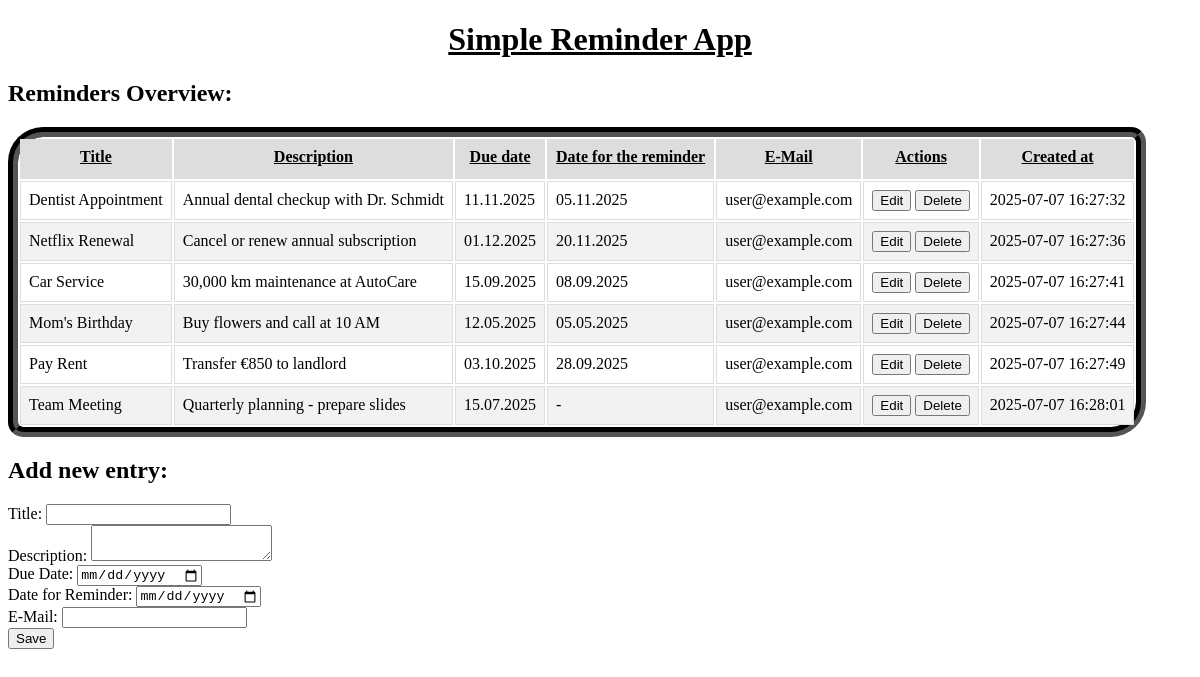
The page / on the database its author committed.
### tables this page shows
CREATE TABLE `reminders` (
  `id` int(11) NOT NULL,
  `title` varchar(150) NOT NULL,
  `description` text DEFAULT NULL,
  `due_date` datetime DEFAULT NULL,
  `reminder_date` date DEFAULT NULL,
  `email` varchar(100) DEFAULT NULL,
  `created_at` timestamp NULL DEFAULT current_timestamp()
);

### public/index.php (the view, shortened to what this page needs)
<?php
require __DIR__ . "/../private/db.inc.php";
$reminders = $pdo->query("SELECT * FROM reminders ORDER BY id ASC");
?>
<!DOCTYPE html>
<html lang="en">
<head>
    <link rel="stylesheet" type="text/css" href="styles.css">
</head>
<body>
    <h1><u>Simple Reminder App</u></h1>
    <table id="overview">
        <thead>
            <tr>
                <th>Title</th>
                <th>Description</th>
                <th>Due date</th>
                <th>Date for the reminder</th>
                <th>E-Mail</th>
                <th>Actions</th>
                <th>Created at</th>
            </tr>
        </thead>
        <tbody>
             <?php
             foreach ($reminders as $reminder): ?>
            <tr>
                <td><?= htmlspecialchars($reminder['title']) ?></td>
                <td><?= htmlspecialchars($reminder['description']) ?></td>
                <td><?= $reminder['due_date'] ? date('d.m.Y', strtotime($reminder['due_date'])) : '-' ?></td>
                <td><?= $reminder['reminder_date'] ? date('d.m.Y', strtotime($reminder['reminder_date'])) : '-' ?></td>
                <td><?= htmlspecialchars($reminder['email']) ?></td>
                <td>
                    <form method="post">
                        <button type="submit" name="edit">Edit</button>
                        <button type="submit" name="delete">Delete</button>
                    </form>
                <td><?= date($reminder['created_at']) ?></td>
                </td>
            </tr>
            <?php endforeach; ?>
        </tbody>
        <h2>Reminders Overview:</h2>
    </table>
    <?php require ("input_form.php"); ?>
</body>
</html>

### public/input_form.php (shortened to what this page needs)
<h2><?= isset($_POST['edit']) ? 'Edit' : 'Add new entry:' ?></h2>
<form method="post">
    <div>
        <label for="title">Title:</label>
        <input type="text" id="title" name="title" required
               value="<?= isset($edit_reminder) ? htmlspecialchars($edit_reminder['title']) : '' ?>">
    </div>
    <div>
        <label for="description">Description:</label>
        <textarea id="description" name="description"><?= isset($edit_reminder) ? htmlspecialchars($edit_reminder['description']) : '' ?></textarea>
    </div>
    <div>
        <label for="due_date">Due Date:</label>
        <input type="date" id="due_date" name="due_date"
               value="<?= isset($edit_reminder) && $edit_reminder['due_date'] ? date('Y-m-d',
               strtotime($edit_reminder['due_date'])) : '' ?>">
    </div>
    <div>
        <label for="reminder_date">Date for Reminder:</label>
        <input type="date" id="reminder_date" name="reminder_date"
               value="<?= isset($edit_reminder) && $edit_reminder['reminder_date'] ? date('Y-m-d',
               strtotime($edit_reminder['reminder_date'])) : '' ?>">
    </div>
    <div>
        <label for="title">E-Mail:</label>
        <input type="email" id="email" name="email" required
               value="<?= isset($edit_reminder) ? htmlspecialchars($edit_reminder['email']) : '' ?>">
    </div>
    <div>
        <button type="submit">Save</button>
    </div>
</form>

### public/styles.css (style rules this page uses)
h1 { text-align: center; font-weight: 1600; }
#overview td, #overview th { border: 1px solid #ddd; padding: 8px; }
#overview tr:nth-child(even) { background-color: #f2f2f2; }
#overview th { text-decoration: underline; padding-bottom: 12px; text-align: center; background-color: #ddd; color: black; }
table { border: 10px groove black; border-radius: 35px 15px; }

### rows shown on the page
reminders: title "Dentist Appointment", description "Annual dental checkup with Dr. Schmidt", due_date "11.11.2025", reminder_date "05.11.2025", email "user@example.com", created_at "2025-07-07 16:27:32"
reminders: title "Netflix Renewal", description "Cancel or renew annual subscription", due_date "01.12.2025", reminder_date "20.11.2025", email "user@example.com", created_at "2025-07-07 16:27:36"
reminders: title "Car Service", description "30,000 km maintenance at AutoCare", due_date "15.09.2025", reminder_date "08.09.2025", email "user@example.com", created_at "2025-07-07 16:27:41"
reminders: title "Mom's Birthday", description "Buy flowers and call at 10 AM", due_date "12.05.2025", reminder_date "05.05.2025", email "user@example.com", created_at "2025-07-07 16:27:44"
reminders: title "Pay Rent", description "Transfer €850 to landlord", due_date "03.10.2025", reminder_date "28.09.2025", email "user@example.com", created_at "2025-07-07 16:27:49"
reminders: title "Team Meeting", description "Quarterly planning - prepare slides", due_date "15.07.2025", email "user@example.com", created_at "2025-07-07 16:28:01"
